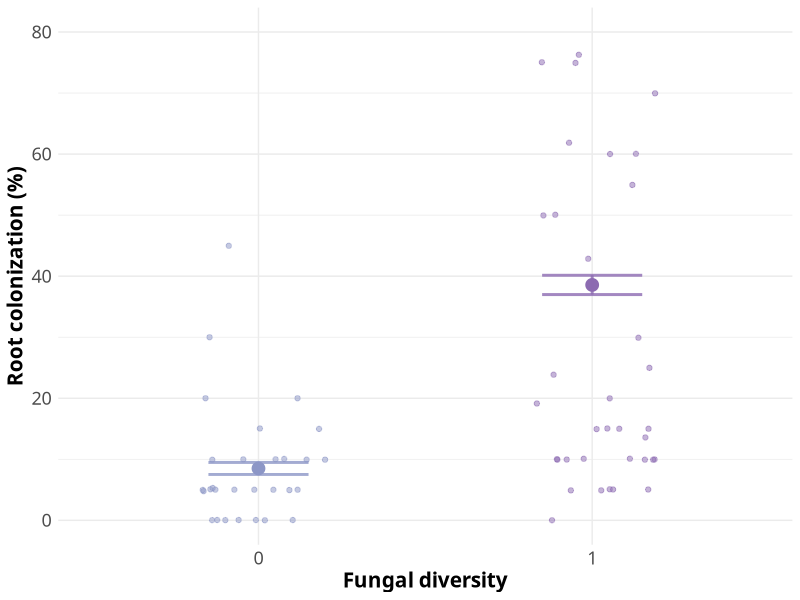
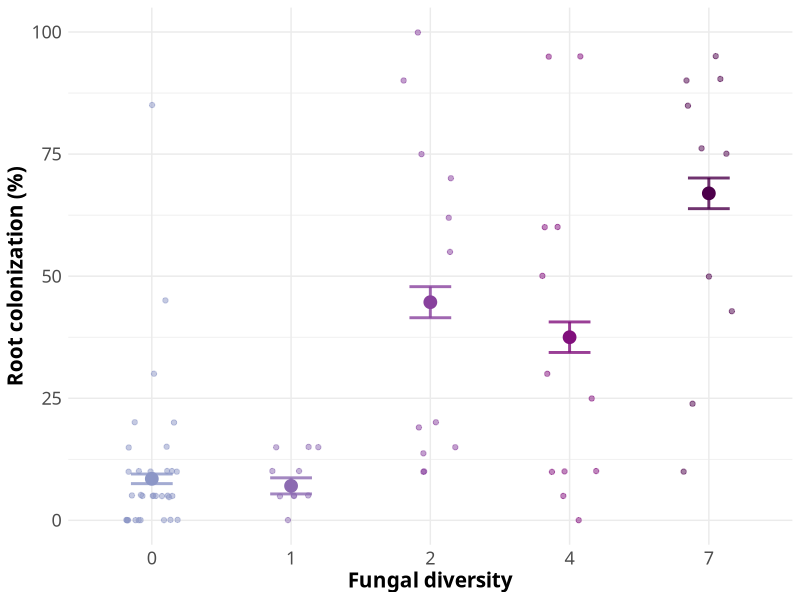

These charts were generated, in order, by the following R code:
###########################################################
####### MYC COLONIZATION ASSESSMENT: BY FUNGAL LEVEL ######
###########################################################

####### PURPOSE OF THIS SCRIPT:
# test myc colonization between f-levels

####### RAW DATA USED:
# ERM_colonization2025.txt

####### DATA CREATED:
# NA

###### PLOTS CREATED:
# colonization_sterilevs.inoc.jpg
# colonization_sterilevs.f_level

#######################
#### Load Packages ####
#######################

library(tidyverse)
library(emmeans)
library(RColorBrewer)

## set color palettes:
f_colors <- brewer.pal(9, "BuPu")[5:9]

#######################
###### Read Data ######
#######################

coldat <- read.table("data/ERM_colonization2025.txt", header = TRUE) %>% 
  drop_na() %>%
  mutate(f_level = as.character(f_level)) %>%
  mutate(f_level2 = as.character(ifelse(f_level == 0, 0, 1)))

#######################
#### Model/Plot #######
#######################

# sterile v inoculated
colmod <- glm(cbind(colonized,not) ~ f_level2, data = coldat, family = "binomial")
summary(colmod)
anova(colmod)

# plot
ref <- emmeans(colmod, pairwise~f_level2, data = coldat, type = "response")
ref.table <- as.data.frame(ref$emmeans) 

plot <- ggplot(ref.table, aes(f_level2, prob*100, color=f_level2)) + 
  geom_point(position=position_dodge(1), size =4) + 
  geom_errorbar(aes(ymin=prob*100-SE*100, ymax=prob*100+SE*100), width=0.3,size=1,alpha = 0.8, position=position_dodge(1)) + 
  geom_point(data = coldat, aes(f_level2, percent*100, color = f_level2), 
             position = position_jitter(width = 0.2), alpha = 0.5) + 
  scale_y_continuous()+
  labs(y = "Root colonization (%)", x = "Fungal diversity", color = "Fungal diversity") +
  theme_minimal() +
  theme(text = element_text(size = 15, family = "Tahoma"),
        axis.title = element_text(face="bold"),
        axis.text.x=element_text(size = 13),
        axis.text.y=element_text(size = 13),
        legend.position = "none") +
  scale_color_manual(values = f_colors) +
  ylim(0,80)

png("figures/colonization_sterilevs.inoc.jpg", width = 6, height = 5, units = 'in', res = 300)
plot
dev.off()

# sterile v inoculated by level
colmod <- glm(cbind(colonized,not) ~ f_level, data = coldat, family = "binomial")
summary(colmod)
anova(colmod)

# plot
ref <- emmeans(colmod, pairwise~f_level, data = coldat, type = "response")
ref.table <- as.data.frame(ref$emmeans)

plot <- ggplot(ref.table, aes(f_level, prob*100, color=f_level)) + 
  geom_point(position=position_dodge(1), size =4) + 
  geom_errorbar(aes(ymin=prob*100-SE*100, ymax=prob*100+SE*100), width=0.3,size=1,alpha = 0.8, position=position_dodge(1)) + 
  geom_point(data = coldat, aes(f_level, percent*100, color = f_level), 
             position = position_jitter(width = 0.2), alpha = 0.5) + 
  theme_bw()+
  scale_y_continuous()+
  labs(y = "Root colonization (%)", x = "Fungal diversity", color = "Fungal diversity") +
  theme_minimal() +
  theme(text = element_text(size = 15, family = "Tahoma"),
        axis.title = element_text(face="bold"),
        axis.text.x=element_text(size = 13),
        axis.text.y=element_text(size = 13),
        legend.position = "none") +
  scale_color_manual(values = f_colors) +
  ylim(0,100)

png("figures/colonization_sterilevs.f_level.jpg", width = 6, height = 5, units = 'in', res = 300)
plot
dev.off()
